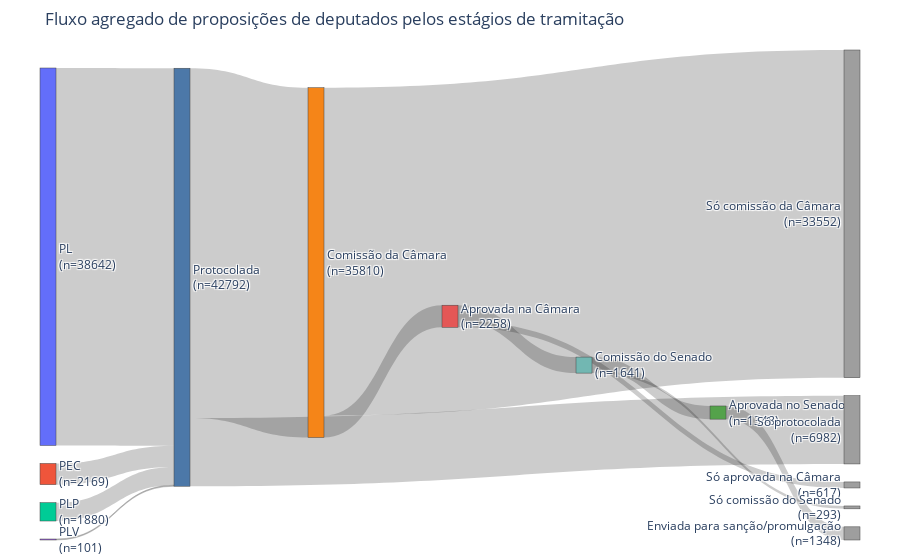

This figure's notebook cell:
### Code cell
import plotly.graph_objects as go
from plotly.colors import qualitative as qualitative_colors
import itertools

# IDs internos dos estágios
stage_order = ["filed", "committee-1", "floor-1", "committee-2", "floor-2"]
stage_to_idx = {stage: idx for idx, stage in enumerate(stage_order)}

# Mapeamento para nomes exibidos (estágios)
stage_display = {
    "filed": "Protocolada",
    "committee-1": "Comissão da Câmara",
    "floor-1": "Aprovada na Câmara",
    "committee-2": "Comissão do Senado",
    "floor-2": "Aprovada no Senado",
}

# Personalização dos rótulos de saída (final)
# - FINAL_SUFFIX define o sufixo padrão a ser anexado ao nome do estágio
# - FINAL_DISPLAY permite sobrescrever por estágio específico
FINAL_SUFFIX = " (final)"
FINAL_DISPLAY = {
    "filed": "Só protocolada",
    "committee-1": "Só comissão da Câmara",
    "floor-1": "Só aprovada na Câmara",
    "committee-2": "Só comissão do Senado",
    "floor-2": "Enviada para sanção/promulgação",
}

# Separador de linha para rótulos do Plotly
LINE_BREAK = "<br>"

flow_source_df = house_bill_df.dropna(subset=["billtype", "score_label"]).copy()
flow_source_df = flow_source_df[flow_source_df["score_label"].isin(stage_order)].copy()
flow_source_df["stage_index"] = flow_source_df["score_label"].map(stage_to_idx)

if flow_source_df.empty:
    print("Nenhuma proposição da Câmara com os estágios informados.")
else:
    final_stage_counts = (
        flow_source_df.groupby(["billtype", "stage_index"], as_index=False)
        .size()
        .rename(columns={"size": "count"})
    )

    stage_counts_pivot = (
        final_stage_counts.pivot(index="billtype", columns="stage_index", values="count")
        .fillna(0)
        .astype(int)
        .reindex(columns=range(len(stage_order)), fill_value=0)
    )

    if stage_counts_pivot.empty:
        print("Nenhuma proposição da Câmara com os estágios informados.")
    else:
        billtypes = stage_counts_pivot.index.tolist()
        billtypes.sort(key=lambda bt: stage_counts_pivot.loc[bt].sum(), reverse=True)

        total_per_type = stage_counts_pivot.sum(axis=1).astype(int)
        final_counts_by_stage = stage_counts_pivot.sum(axis=0).astype(int)
        survivors_by_stage = final_counts_by_stage.iloc[::-1].cumsum().iloc[::-1].astype(int)

        stage_reached_counts = {
            stage_order[idx]: int(survivors_by_stage.iloc[idx])
            for idx in range(len(stage_order))
        }
        final_counts_map = {
            stage_order[idx]: int(final_counts_by_stage.iloc[idx])
            for idx in range(len(stage_order))
        }

        node_labels_internal = []  # manter rótulos internos para o grafo
        node_index = {}

        def ensure_node(label: str):
            if label not in node_index:
                node_index[label] = len(node_labels_internal)
                node_labels_internal.append(label)
            return node_index[label]

        # Tipo das proposições (origem) -> estágio 'filed'
        for billtype in billtypes:
            ensure_node(billtype)

        # Nós dos estágios agregados
        for stage in stage_order:
            ensure_node(stage)

        # Nós finais ("saídas") por estágio
        for stage in stage_order:
            ensure_node(f"{stage} (final)")

        sources = []
        targets = []
        values = []
        link_custom = []

        def pretty_stage(internal: str) -> str:
            # Converte identificador interno para nome exibido
            return stage_display.get(internal, internal)

        def pretty_final(internal_stage: str) -> str:
            # Nome exibido para nós finais; permite override por estágio
            return FINAL_DISPLAY.get(internal_stage, f"{pretty_stage(internal_stage)}{FINAL_SUFFIX}")

        def pretty_label(label: str) -> str:
            if label.endswith("(final)"):
                base = label[:-8].strip()
                return pretty_final(base)
            elif label in stage_order:
                return pretty_stage(label)
            else:
                return label  # billtype

        def label_with_count(label: str) -> str:
            if label.endswith("(final)"):
                base = label[:-8].strip()
                count = final_counts_map.get(base, 0)
                return f"{pretty_final(base)}{LINE_BREAK}(n={count})"
            if label in stage_order:
                count = stage_reached_counts.get(label, 0)
                return f"{pretty_stage(label)}{LINE_BREAK}(n={count})"
            if label in total_per_type.index:
                count = int(total_per_type.loc[label])
                return f"{label}{LINE_BREAK}(n={count})"
            return pretty_label(label)

        def add_link(src_label: str, tgt_label: str, value: int):
            value = int(value)
            if value <= 0:
                return
            sources.append(node_index[src_label])
            targets.append(node_index[tgt_label])
            values.append(value)
            link_custom.append(f"{pretty_label(src_label)} → {pretty_label(tgt_label)}: {value}")

        # Fluxo inicial: cada tipo alimenta 'filed'
        filed_stage = stage_order[0]
        for billtype in billtypes:
            count = int(total_per_type.loc[billtype])
            add_link(billtype, filed_stage, count)

        # Para cada estágio: saída final + sobreviventes para o próximo
        for idx, stage in enumerate(stage_order):
            final_here = int(final_counts_by_stage.iloc[idx])
            add_link(stage, f"{stage} (final)", final_here)
            if idx < len(stage_order) - 1:
                survivors_next = int(survivors_by_stage.iloc[idx + 1])
                next_stage = stage_order[idx + 1]
                add_link(stage, next_stage, survivors_next)

        # Cores dos tipos
        palette_cycle = itertools.cycle(qualitative_colors.Plotly)
        type_color = {billtype: next(palette_cycle) for billtype in billtypes}

        # Paleta de estágios
        stage_palette = ["#4C78A8", "#F58518", "#E45756", "#72B7B2", "#54A24B"]
        stage_color_map = {stage: stage_palette[idx % len(stage_palette)] for idx, stage in enumerate(stage_order)}

        def base_of(label: str) -> str:
            if label.endswith("(final)"):
                return label[:-8].strip()
            return label

        node_colors = []
        for label in node_labels_internal:
            base = base_of(label)
            if base in type_color:
                node_colors.append(type_color[base])
            elif base in stage_color_map and not label.endswith("(final)"):
                node_colors.append(stage_color_map[base])
            elif label.endswith("(final)"):
                node_colors.append("#9e9e9e")
            else:
                node_colors.append("#BBBBBB")

        # Rótulos exibidos (mapeados)
        display_labels = [label_with_count(lbl) for lbl in node_labels_internal]

        sankey_fig = go.Figure(
            data=[
                go.Sankey(
                    node=dict(
                        label=display_labels,
                        pad=18,
                        thickness=16,
                        color=node_colors,
                    ),
                    link=dict(
                        source=sources,
                        target=targets,
                        value=values,
                        hovertemplate="%{customdata}<extra></extra>",
                        customdata=link_custom,
                    ),
                )
            ]
        )

        sankey_fig.update_layout(
            title_text="Fluxo agregado de proposições de deputados pelos estágios de tramitação",
            font=dict(size=12),
            margin=dict(l=40, r=40, t=50, b=20),
        )
        sankey_fig.show()

### Figure 1 — Plotly figure (JSON) as saved in the notebook; plotly's stock layout.template omitted (floating-point values rounded to 4 significant figures)
{"data": [{"link": {"customdata": ["PL → Protocolada: 38642", "PEC → Protocolada: 2169", "PLP → Protocolada: 1880", "PLV → Protocolada: 101", "Protocolada → Só protocolada: 6982", "Protocolada → Comissão da Câmara: 35810", "Comissão da Câmara → Só comissão da Câmara: 33552", "Comissão da Câmara → Aprovada na Câmara: 2258", "Aprovada na Câmara → Só aprovada na Câmara: 617", "Aprovada na Câmara → Comissão do Senado: 1641", "Comissão do Senado → Só comissão do Senado: 293", "Comissão do Senado → Aprovada no Senado: 1348", "Aprovada no Senado → Enviada para sanção/promulgação: 1348"], "hovertemplate": "%{customdata}<extra></extra>", "source": [0, 1, 2, 3, 4, 4, 5, 5, 6, 6, 7, 7, 8], "target": [4, 4, 4, 4, 9, 5, 10, 6, 11, 7, 12, 8, 13], "value": [38642, 2169, 1880, 101, 6982, 35810, 33552, 2258, 617, 1641, 293, 1348, 1348]}, "node": {"color": ["#636EFA", "#EF553B", "#00CC96", "#AB63FA", "#4C78A8", "#F58518", "#E45756", "#72B7B2", "#54A24B", "#9e9e9e", "#9e9e9e", "#9e9e9e", "#9e9e9e", "#9e9e9e"], "label": ["PL<br>(n=38642)", "PEC<br>(n=2169)", "PLP<br>(n=1880)", "PLV<br>(n=101)", "Protocolada<br>(n=42792)", "Comissão da Câmara<br>(n=35810)", "Aprovada na Câmara<br>(n=2258)", "Comissão do Senado<br>(n=1641)", "Aprovada no Senado<br>(n=1348)", "Só protocolada<br>(n=6982)", "Só comissão da Câmara<br>(n=33552)", "Só aprovada na Câmara<br>(n=617)", "Só comissão do Senado<br>(n=293)", "Enviada para sanção/promulgação<br>(n=1348)"], "pad": 18, "thickness": 16}, "type": "sankey"}], "layout": {"font": {"size": 12}, "margin": {"b": 20, "l": 40, "r": 40, "t": 50}, "title": {"text": "Fluxo agregado de proposições de deputados pelos estágios de tramitação"}}}
